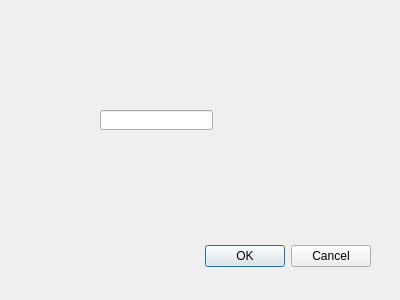
<?xml version="1.0" encoding="UTF-8"?>
<ui version="4.0">
 <class>TestDialog</class>
 <widget class="QDialog" name="TestDialog">
  <property name="geometry">
   <rect>
    <x>0</x>
    <y>0</y>
    <width>400</width>
    <height>300</height>
   </rect>
  </property>
  <property name="windowTitle">
   <string>Dialog</string>
  </property>
  <widget class="QDialogButtonBox" name="buttonBox">
   <property name="geometry">
    <rect>
     <x>30</x>
     <y>240</y>
     <width>341</width>
     <height>32</height>
    </rect>
   </property>
   <property name="orientation">
    <enum>Qt::Horizontal</enum>
   </property>
   <property name="standardButtons">
    <set>QDialogButtonBox::Cancel|QDialogButtonBox::Ok</set>
   </property>
  </widget>
  <widget class="QLineEdit" name="lineEdit">
   <property name="geometry">
    <rect>
     <x>100</x>
     <y>110</y>
     <width>113</width>
     <height>20</height>
    </rect>
   </property>
  </widget>
 </widget>
 <resources/>
 <connections>
  <connection>
   <sender>buttonBox</sender>
   <signal>accepted()</signal>
   <receiver>TestDialog</receiver>
   <slot>accept()</slot>
   <hints>
    <hint type="sourcelabel">
     <x>248</x>
     <y>254</y>
    </hint>
    <hint type="destinationlabel">
     <x>157</x>
     <y>274</y>
    </hint>
   </hints>
  </connection>
  <connection>
   <sender>buttonBox</sender>
   <signal>rejected()</signal>
   <receiver>TestDialog</receiver>
   <slot>reject()</slot>
   <hints>
    <hint type="sourcelabel">
     <x>316</x>
     <y>260</y>
    </hint>
    <hint type="destinationlabel">
     <x>286</x>
     <y>274</y>
    </hint>
   </hints>
  </connection>
 </connections>
</ui>
